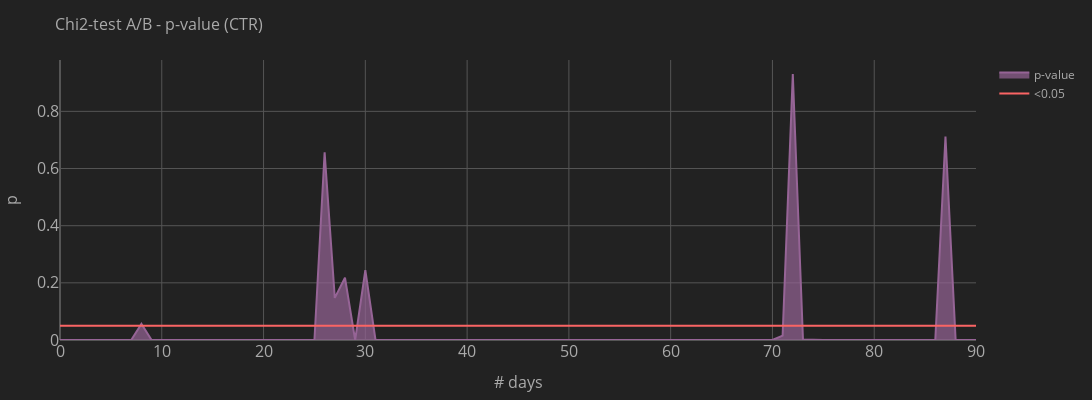
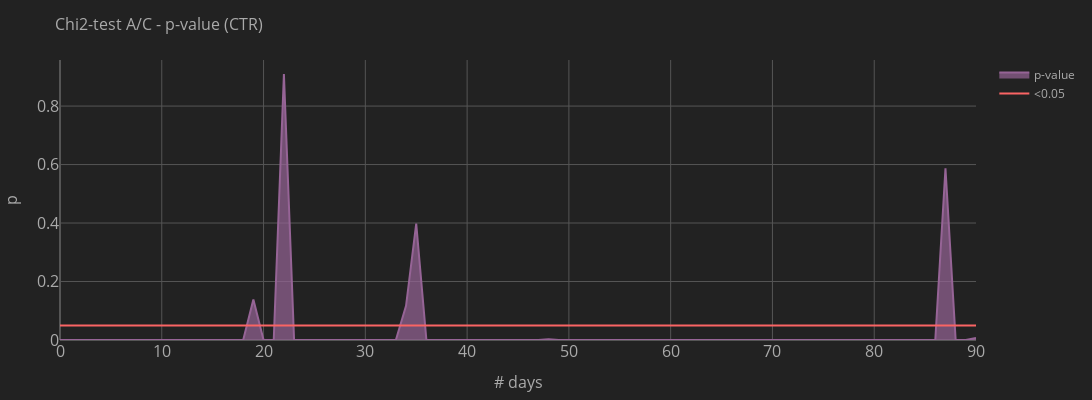
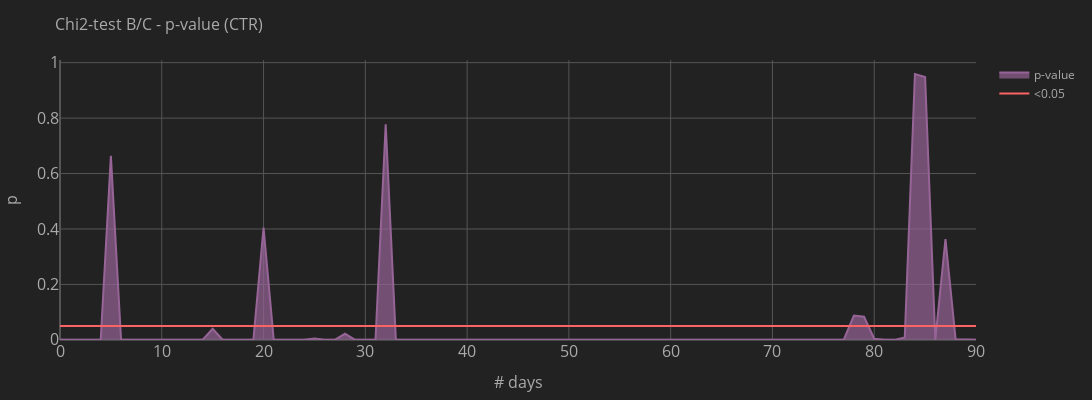

Source (notebook cell) for these figures, in order:
### Code cell
# Now we show the p-value of the click rate throughout the experiment
# The first plot shows the p-value that there is a significant different between variants A and B, the second between A and C, and the third between B and C
df = df_pivoted
# CHI2 - CTR
p_data = [ plot.plot(x=df.t, y=df.pvalue_ctr_A_B, color=1, opacity=0.7, name='p-value', showlegend=True),
           plot.plot(x=list(range(df.t.iloc[-1]+1)), y=(df.t.iloc[-1]+1)*[0.05], color=0, opacity=1, fill=None, linewidth=3, name='<0.05', showlegend=True),
           ]
layout = plot.layout(title=f'Chi2-test A/B - p-value (CTR)', x_label='# days', y_label='p', theme='dark', width=1200, height=400)
fig = go.Figure(data=p_data, layout=layout).show()

p_data = [ plot.plot(x=df.t, y=df.pvalue_ctr_A_C, color=1, opacity=0.7, name='p-value', showlegend=True),
           plot.plot(x=list(range(df.t.iloc[-1]+1)), y=(df.t.iloc[-1]+1)*[0.05], color=0, opacity=1, fill=None, linewidth=3, name='<0.05', showlegend=True),
           ]
layout = plot.layout(title=f'Chi2-test A/C - p-value (CTR)', x_label='# days', y_label='p', theme='dark', width=1200, height=400)
fig = go.Figure(data=p_data, layout=layout).show()

p_data = [ plot.plot(x=df.t, y=df.pvalue_ctr_C_B, color=1, opacity=0.7, name='p-value', showlegend=True),
           plot.plot(x=list(range(df.t.iloc[-1]+1)), y=(df.t.iloc[-1]+1)*[0.05], color=0, opacity=1, fill=None, linewidth=3, name='<0.05', showlegend=True),
           ]
layout = plot.layout(title=f'Chi2-test B/C - p-value (CTR)', x_label='# days', y_label='p', theme='dark', width=1200, height=400)
fig = go.Figure(data=p_data, layout=layout).show()

### Figure 1 — Plotly figure (JSON) as saved in the notebook; plotly's stock layout.template omitted (floating-point values rounded to 4 significant figures)
{"data": [{"fill": "tozeroy", "fillcolor": "rgba(150, 100, 150, 0.7)", "marker": {"color": "rgba(150, 100, 150, 1.0)", "line": {"color": "rgba(150, 100, 150, 0.7)", "width": 1}, "opacity": 0.7, "size": 10, "symbol": "circle"}, "name": "p-value", "showlegend": true, "type": "scatter", "x": [0, 1, 2, 3, 4, 5, 6, 7, 8, 9, 10, 11, 12, 13, 14, 15, 16, 17, 18, 19, 20, 21, 22, 23, 24, 25, 26, 27, 28, 29, 30, 31, 32, 33, 34, 35, 36, 37, 38, 39, 40, 41, 42, 43, 44, 45, 46, 47, 48, 49, 50, 51, 52, 53, 54, 55, 56, 57, 58, 59, 60, 61, 62, 63, 64, 65, 66, 67, 68, 69, 70, 71, 72, 73, 74, 75, 76, 77, 78, 79, 80, 81, 82, 83, 84, 85, 86, 87, 88, 89, 90], "y": [0, 4.992e-26, 8.217e-17, 6.608e-184, 0, 8.232e-181, 6.153e-167, 2.285e-46, 0.0562, 2.363e-152, 2.139e-80, 6.324e-08, 1.694e-11, 2.962e-31, 6.996e-12, 3.253e-35, 2.515e-48, 1.229e-08, 7.791e-23, 1.06e-22, 1.176e-13, 4.126e-94, 1.663e-70, 3.151e-45, 0.0009001, 3.449e-12, 0.6569, 0.1473, 0.2178, 9.883e-13, 0.2441, 8.635e-59, 4.959e-78, 1.671e-131, 4.248e-248, 0, 1.927e-280, 0, 5.231e-266, 0, 8.85e-271, 1e-187, 4.065e-123, 4.762e-80, 2.398e-36, 5.725e-86, 7.427e-65, 6.889e-100, 6.68e-62, 6.574e-193, 4.56e-214, 2.229e-184, 4.408e-175, 1.641e-282, 0, 0, 3.942e-231, 3.386e-249, 8.908e-238, 1.214e-273, 3.265e-246, 1.04e-238, 0, 7.34e-195, 8.583e-159, 2.829e-276, 4.366e-195, 1.734e-92, 4.364e-71, 4.923e-156, 2.019e-35, 0.01547, 0.9308, 0.001929, 2.643e-19, 5.153e-06, 1.463e-13, 1.527e-40, 6.203e-24, 3.069e-62, 1.916e-30, 9.796e-47, 8.307e-74, 3.437e-81, 1.837e-55, 8.541e-48, 7.379e-14, 0.7123, 1.41e-10, 3.385e-33, 1.801e-15]}, {"fillcolor": "rgba(250, 100, 100, 1)", "marker": {"color": "rgba(250, 100, 100, 1.3)", "line": {"color": "rgba(250, 100, 100, 1)", "width": 3}, "opacity": 1, "size": 10, "symbol": "circle"}, "name": "<0.05", "showlegend": true, "type": "scatter", "x": [0, 1, 2, 3, 4, 5, 6, 7, 8, 9, 10, 11, 12, 13, 14, 15, 16, 17, 18, 19, 20, 21, 22, 23, 24, 25, 26, 27, 28, 29, 30, 31, 32, 33, 34, 35, 36, 37, 38, 39, 40, 41, 42, 43, 44, 45, 46, 47, 48, 49, 50, 51, 52, 53, 54, 55, 56, 57, 58, 59, 60, 61, 62, 63, 64, 65, 66, 67, 68, 69, 70, 71, 72, 73, 74, 75, 76, 77, 78, 79, 80, 81, 82, 83, 84, 85, 86, 87, 88, 89, 90], "y": [0.05, 0.05, 0.05, 0.05, 0.05, 0.05, 0.05, 0.05, 0.05, 0.05, 0.05, 0.05, 0.05, 0.05, 0.05, 0.05, 0.05, 0.05, 0.05, 0.05, 0.05, 0.05, 0.05, 0.05, 0.05, 0.05, 0.05, 0.05, 0.05, 0.05, 0.05, 0.05, 0.05, 0.05, 0.05, 0.05, 0.05, 0.05, 0.05, 0.05, 0.05, 0.05, 0.05, 0.05, 0.05, 0.05, 0.05, 0.05, 0.05, 0.05, 0.05, 0.05, 0.05, 0.05, 0.05, 0.05, 0.05, 0.05, 0.05, 0.05, 0.05, 0.05, 0.05, 0.05, 0.05, 0.05, 0.05, 0.05, 0.05, 0.05, 0.05, 0.05, 0.05, 0.05, 0.05, 0.05, 0.05, 0.05, 0.05, 0.05, 0.05, 0.05, 0.05, 0.05, 0.05, 0.05, 0.05, 0.05, 0.05, 0.05, 0.05]}], "layout": {"autosize": true, "height": 400, "legend": {"font": {"color": "#AAAAAA"}}, "margin": {"b": 60, "l": 60, "pad": 0, "r": 60, "t": 60}, "paper_bgcolor": "#222222", "plot_bgcolor": "#222222", "scene": {"camera": {"center": {"x": 0, "y": 0, "z": 0}, "eye": {"x": 0.7, "y": 0.7, "z": 0.7}, "up": {"x": 0, "y": 0, "z": 1}}, "xaxis": {"showbackground": false, "showgrid": false, "showline": false, "showticklabels": false, "title": {"text": ""}, "zeroline": true}, "yaxis": {"showbackground": false, "showgrid": false, "showline": false, "showticklabels": false, "title": {"text": ""}, "zeroline": true}, "zaxis": {"showbackground": false, "showgrid": false, "showline": false, "showticklabels": false, "title": {"text": ""}, "zeroline": true}}, "title": {"font": {"color": "#AAAAAA", "size": 16}, "text": "Chi2-test A/B - p-value (CTR)"}, "width": 1200, "xaxis": {"color": "#AAAAAA", "gridcolor": "#555555", "tickfont": {"size": 16}, "title": {"font": {"color": "#AAAAAA", "size": 16}, "text": "# days"}, "zerolinecolor": "#555555"}, "yaxis": {"color": "#AAAAAA", "gridcolor": "#555555", "tickfont": {"size": 16}, "title": {"font": {"color": "#AAAAAA", "size": 16}, "text": "p"}, "zerolinecolor": "#555555"}}}

### Figure 2 — Plotly figure (JSON) as saved in the notebook; plotly's stock layout.template omitted (floating-point values rounded to 4 significant figures)
{"data": [{"fill": "tozeroy", "fillcolor": "rgba(150, 100, 150, 0.7)", "marker": {"color": "rgba(150, 100, 150, 1.0)", "line": {"color": "rgba(150, 100, 150, 0.7)", "width": 1}, "opacity": 0.7, "size": 10, "symbol": "circle"}, "name": "p-value", "showlegend": true, "type": "scatter", "x": [0, 1, 2, 3, 4, 5, 6, 7, 8, 9, 10, 11, 12, 13, 14, 15, 16, 17, 18, 19, 20, 21, 22, 23, 24, 25, 26, 27, 28, 29, 30, 31, 32, 33, 34, 35, 36, 37, 38, 39, 40, 41, 42, 43, 44, 45, 46, 47, 48, 49, 50, 51, 52, 53, 54, 55, 56, 57, 58, 59, 60, 61, 62, 63, 64, 65, 66, 67, 68, 69, 70, 71, 72, 73, 74, 75, 76, 77, 78, 79, 80, 81, 82, 83, 84, 85, 86, 87, 88, 89, 90], "y": [0, 0, 0, 0, 0, 7.48e-180, 4.79e-107, 4.006e-170, 7.012e-121, 2.925e-11, 0, 3.055e-246, 6.149e-264, 3.022e-48, 7.568e-08, 2.206e-45, 3.192e-11, 6.779e-11, 4.046e-38, 0.1387, 4.379e-16, 4.499e-26, 0.9097, 3.94e-05, 1.732e-28, 5.252e-05, 2.498e-29, 9.565e-36, 0.0004124, 1.59e-44, 1.334e-07, 8.954e-26, 9.122e-76, 1.82e-37, 0.1169, 0.398, 3.287e-64, 3.948e-120, 2.076e-141, 1.872e-61, 2.222e-49, 4.41e-56, 3.36e-89, 6.411e-112, 5.258e-62, 2.049e-27, 5.08e-25, 1.305e-05, 0.002658, 6.62e-50, 3.029e-24, 1.108e-38, 8.286e-26, 1.05e-38, 9.175e-48, 1.406e-140, 3.472e-71, 2.418e-46, 3.275e-21, 1.155e-49, 9.386e-77, 8.081e-122, 7.956e-183, 1.944e-104, 2.87e-37, 7.935e-92, 6.222e-75, 1.718e-48, 2.73e-130, 1.472e-201, 6.669e-112, 5.572e-73, 7.576e-57, 3.135e-29, 6.79e-16, 1.882e-05, 1.566e-46, 6.283e-104, 1.009e-32, 5.174e-77, 1.782e-47, 1.45e-107, 7.262e-132, 7.881e-107, 7.168e-57, 3.306e-48, 1.248e-32, 0.5876, 0.0007852, 1.566e-12, 0.00701]}, {"fillcolor": "rgba(250, 100, 100, 1)", "marker": {"color": "rgba(250, 100, 100, 1.3)", "line": {"color": "rgba(250, 100, 100, 1)", "width": 3}, "opacity": 1, "size": 10, "symbol": "circle"}, "name": "<0.05", "showlegend": true, "type": "scatter", "x": [0, 1, 2, 3, 4, 5, 6, 7, 8, 9, 10, 11, 12, 13, 14, 15, 16, 17, 18, 19, 20, 21, 22, 23, 24, 25, 26, 27, 28, 29, 30, 31, 32, 33, 34, 35, 36, 37, 38, 39, 40, 41, 42, 43, 44, 45, 46, 47, 48, 49, 50, 51, 52, 53, 54, 55, 56, 57, 58, 59, 60, 61, 62, 63, 64, 65, 66, 67, 68, 69, 70, 71, 72, 73, 74, 75, 76, 77, 78, 79, 80, 81, 82, 83, 84, 85, 86, 87, 88, 89, 90], "y": [0.05, 0.05, 0.05, 0.05, 0.05, 0.05, 0.05, 0.05, 0.05, 0.05, 0.05, 0.05, 0.05, 0.05, 0.05, 0.05, 0.05, 0.05, 0.05, 0.05, 0.05, 0.05, 0.05, 0.05, 0.05, 0.05, 0.05, 0.05, 0.05, 0.05, 0.05, 0.05, 0.05, 0.05, 0.05, 0.05, 0.05, 0.05, 0.05, 0.05, 0.05, 0.05, 0.05, 0.05, 0.05, 0.05, 0.05, 0.05, 0.05, 0.05, 0.05, 0.05, 0.05, 0.05, 0.05, 0.05, 0.05, 0.05, 0.05, 0.05, 0.05, 0.05, 0.05, 0.05, 0.05, 0.05, 0.05, 0.05, 0.05, 0.05, 0.05, 0.05, 0.05, 0.05, 0.05, 0.05, 0.05, 0.05, 0.05, 0.05, 0.05, 0.05, 0.05, 0.05, 0.05, 0.05, 0.05, 0.05, 0.05, 0.05, 0.05]}], "layout": {"autosize": true, "height": 400, "legend": {"font": {"color": "#AAAAAA"}}, "margin": {"b": 60, "l": 60, "pad": 0, "r": 60, "t": 60}, "paper_bgcolor": "#222222", "plot_bgcolor": "#222222", "scene": {"camera": {"center": {"x": 0, "y": 0, "z": 0}, "eye": {"x": 0.7, "y": 0.7, "z": 0.7}, "up": {"x": 0, "y": 0, "z": 1}}, "xaxis": {"showbackground": false, "showgrid": false, "showline": false, "showticklabels": false, "title": {"text": ""}, "zeroline": true}, "yaxis": {"showbackground": false, "showgrid": false, "showline": false, "showticklabels": false, "title": {"text": ""}, "zeroline": true}, "zaxis": {"showbackground": false, "showgrid": false, "showline": false, "showticklabels": false, "title": {"text": ""}, "zeroline": true}}, "title": {"font": {"color": "#AAAAAA", "size": 16}, "text": "Chi2-test A/C - p-value (CTR)"}, "width": 1200, "xaxis": {"color": "#AAAAAA", "gridcolor": "#555555", "tickfont": {"size": 16}, "title": {"font": {"color": "#AAAAAA", "size": 16}, "text": "# days"}, "zerolinecolor": "#555555"}, "yaxis": {"color": "#AAAAAA", "gridcolor": "#555555", "tickfont": {"size": 16}, "title": {"font": {"color": "#AAAAAA", "size": 16}, "text": "p"}, "zerolinecolor": "#555555"}}}

### Figure 3 — Plotly figure (JSON) as saved in the notebook; plotly's stock layout.template omitted (floating-point values rounded to 4 significant figures)
{"data": [{"fill": "tozeroy", "fillcolor": "rgba(150, 100, 150, 0.7)", "marker": {"color": "rgba(150, 100, 150, 1.0)", "line": {"color": "rgba(150, 100, 150, 0.7)", "width": 1}, "opacity": 0.7, "size": 10, "symbol": "circle"}, "name": "p-value", "showlegend": true, "type": "scatter", "x": [0, 1, 2, 3, 4, 5, 6, 7, 8, 9, 10, 11, 12, 13, 14, 15, 16, 17, 18, 19, 20, 21, 22, 23, 24, 25, 26, 27, 28, 29, 30, 31, 32, 33, 34, 35, 36, 37, 38, 39, 40, 41, 42, 43, 44, 45, 46, 47, 48, 49, 50, 51, 52, 53, 54, 55, 56, 57, 58, 59, 60, 61, 62, 63, 64, 65, 66, 67, 68, 69, 70, 71, 72, 73, 74, 75, 76, 77, 78, 79, 80, 81, 82, 83, 84, 85, 86, 87, 88, 89, 90], "y": [0, 0, 0, 7.327e-69, 1.671e-06, 0.6638, 1.128e-05, 4.828e-47, 1.293e-143, 1.517e-230, 0, 0, 1.178e-182, 0.0005655, 8.373e-35, 0.04023, 1.065e-14, 2.942e-34, 2.929e-115, 1.405e-16, 0.4051, 2.311e-22, 3.913e-68, 1.153e-73, 6.4e-47, 0.00465, 4.45e-27, 3.855e-28, 0.02194, 8.756e-12, 4.713e-05, 1.261e-08, 0.7778, 5.387e-31, 3.083e-226, 0, 0, 0, 0, 0, 0, 0, 0, 0, 1.246e-187, 6.088e-205, 2.83e-165, 4.801e-145, 5.838e-86, 1.922e-50, 1.122e-99, 1.254e-58, 2.133e-71, 1.656e-117, 4.473e-200, 1.211e-81, 2.622e-49, 7.367e-86, 6.074e-123, 8.436e-95, 6.153e-52, 1.163e-22, 2.018e-35, 9.304e-17, 2.569e-46, 2.344e-54, 7.099e-32, 2.787e-09, 5.26e-10, 0.0006174, 4.529e-23, 2.23e-54, 1.271e-56, 4.512e-46, 7.231e-65, 1.238e-18, 1.086e-11, 4.678e-16, 0.08746, 0.08318, 0.004082, 8.449e-14, 1.848e-09, 0.00882, 0.9591, 0.9483, 1.565e-05, 0.3635, 0.00206, 6.275e-07, 1.305e-07]}, {"fillcolor": "rgba(250, 100, 100, 1)", "marker": {"color": "rgba(250, 100, 100, 1.3)", "line": {"color": "rgba(250, 100, 100, 1)", "width": 3}, "opacity": 1, "size": 10, "symbol": "circle"}, "name": "<0.05", "showlegend": true, "type": "scatter", "x": [0, 1, 2, 3, 4, 5, 6, 7, 8, 9, 10, 11, 12, 13, 14, 15, 16, 17, 18, 19, 20, 21, 22, 23, 24, 25, 26, 27, 28, 29, 30, 31, 32, 33, 34, 35, 36, 37, 38, 39, 40, 41, 42, 43, 44, 45, 46, 47, 48, 49, 50, 51, 52, 53, 54, 55, 56, 57, 58, 59, 60, 61, 62, 63, 64, 65, 66, 67, 68, 69, 70, 71, 72, 73, 74, 75, 76, 77, 78, 79, 80, 81, 82, 83, 84, 85, 86, 87, 88, 89, 90], "y": [0.05, 0.05, 0.05, 0.05, 0.05, 0.05, 0.05, 0.05, 0.05, 0.05, 0.05, 0.05, 0.05, 0.05, 0.05, 0.05, 0.05, 0.05, 0.05, 0.05, 0.05, 0.05, 0.05, 0.05, 0.05, 0.05, 0.05, 0.05, 0.05, 0.05, 0.05, 0.05, 0.05, 0.05, 0.05, 0.05, 0.05, 0.05, 0.05, 0.05, 0.05, 0.05, 0.05, 0.05, 0.05, 0.05, 0.05, 0.05, 0.05, 0.05, 0.05, 0.05, 0.05, 0.05, 0.05, 0.05, 0.05, 0.05, 0.05, 0.05, 0.05, 0.05, 0.05, 0.05, 0.05, 0.05, 0.05, 0.05, 0.05, 0.05, 0.05, 0.05, 0.05, 0.05, 0.05, 0.05, 0.05, 0.05, 0.05, 0.05, 0.05, 0.05, 0.05, 0.05, 0.05, 0.05, 0.05, 0.05, 0.05, 0.05, 0.05]}], "layout": {"autosize": true, "height": 400, "legend": {"font": {"color": "#AAAAAA"}}, "margin": {"b": 60, "l": 60, "pad": 0, "r": 60, "t": 60}, "paper_bgcolor": "#222222", "plot_bgcolor": "#222222", "scene": {"camera": {"center": {"x": 0, "y": 0, "z": 0}, "eye": {"x": 0.7, "y": 0.7, "z": 0.7}, "up": {"x": 0, "y": 0, "z": 1}}, "xaxis": {"showbackground": false, "showgrid": false, "showline": false, "showticklabels": false, "title": {"text": ""}, "zeroline": true}, "yaxis": {"showbackground": false, "showgrid": false, "showline": false, "showticklabels": false, "title": {"text": ""}, "zeroline": true}, "zaxis": {"showbackground": false, "showgrid": false, "showline": false, "showticklabels": false, "title": {"text": ""}, "zeroline": true}}, "title": {"font": {"color": "#AAAAAA", "size": 16}, "text": "Chi2-test B/C - p-value (CTR)"}, "width": 1200, "xaxis": {"color": "#AAAAAA", "gridcolor": "#555555", "tickfont": {"size": 16}, "title": {"font": {"color": "#AAAAAA", "size": 16}, "text": "# days"}, "zerolinecolor": "#555555"}, "yaxis": {"color": "#AAAAAA", "gridcolor": "#555555", "tickfont": {"size": 16}, "title": {"font": {"color": "#AAAAAA", "size": 16}, "text": "p"}, "zerolinecolor": "#555555"}}}
